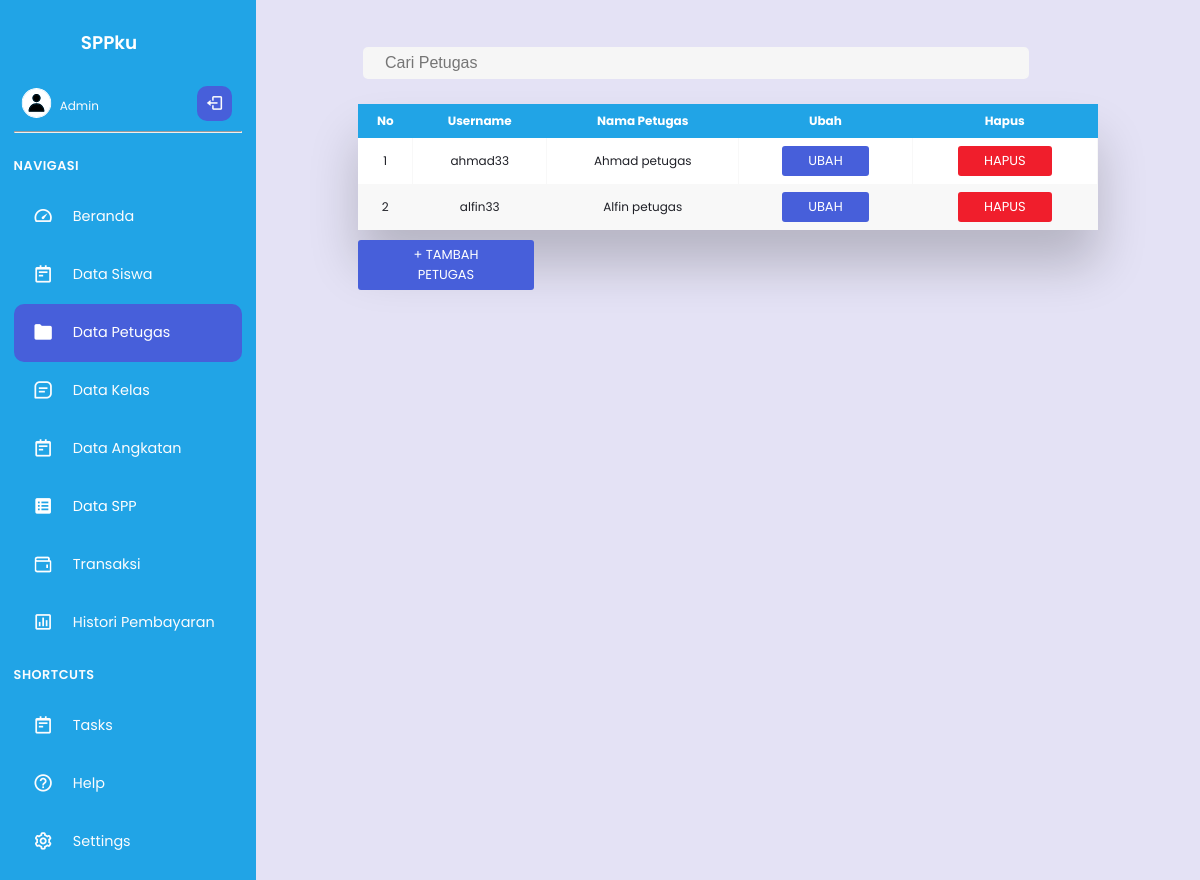
Screenshot of /admin/datapetugas.php with the database file from the repository.
### tables this page shows
CREATE TABLE `petugas` (
  `id_petugas` int(11) NOT NULL,
  `username` varchar(255) NOT NULL,
  `password` varchar(255) NOT NULL,
  `nama_petugas` varchar(255) NOT NULL,
  `level` enum('petugas','admin') NOT NULL
);

### admin/datapetugas.php (the view, shortened to what this page needs)
<!DOCTYPE html>
<html lang="en">
<head>
  <link rel="stylesheet" href="style.css?<?php echo time(); ?>">
  <link href='https://unpkg.com/boxicons@2.0.9/css/boxicons.min.css' rel='stylesheet'>
</head>
<body>
<nav>
    <div class="sidebar-top">
      <h3 class="hide">SPPku</h3>
    </div>
    <div class="sidebar-footer">
      <div class="admin-user tooltip-element" data-tooltip="1">
        <div class="admin-profile hide">
          <img src="gambar/Profile4.svg" alt="" width="30" height="30">
          <div class="admin-info">
            <h5>Admin</h5>
          </div>
        </div>
        <a href="logout.php" class="log-out">
          <i class='bx bx-log-out ' ></i>
        </a>
      </div>
      <hr>
    </div>
    <div class="sidebar-links">
    <h4 class="hide">Navigasi</h4>
      <ul>
      <li class="tooltip-element" data-tooltip="1">
          <a href="index.php" data-active="1">
            <div class="icon">
            <i class='bx bx-tachometer'></i>
            </div>
            <span class="link hide">Beranda</span>
          </a>
        </li>
        <li class="tooltip-element" data-tooltip="0" class="ac">
          <a href="datasiswa.php"  data-active="0">
            <div class="icon">
            <i class='bx bx-notepad'></i>
            </div>
            <span class="link hide">Data Siswa</span>
          </a>
        </li>
        <div class="active-tab">
        <li class="tooltip-element" data-tooltip="0" class="ac">
          <a href="datapetugas.php" class="active" data-active="0">
            <div class="icon">
              <i class='bx bxs-folder'></i>
            </div>
            <span class="link hide">Data Petugas</span>
          </a>
        </li>
        </div>
        <li class="tooltip-element" data-tooltip="2">
          <a href="datakelas.php" data-active="2">
            <div class="icon">
              <i class='bx bx-message-square-detail'></i>
            </div>
            <span class="link hide">Data Kelas</span>
          </a>
        </li>
        <li class="tooltip-element" data-tooltip="0" class="ac">
          <a href="dataangkatan.php"   data-active="0">
            <div class="icon">
            <i class='bx bx-notepad'></i>
            </div>
            <span class="link hide">Data Angkatan</span>
          </a>
        </li>
        <li class="tooltip-element" data-tooltip="0" class="ac">
          <a href="dataspp.php" class="active" data-active="0">
            <div class="icon">
            <i class='bx bxs-spreadsheet' style='color:#ffffff' ></i>
            </div>
            <span class="link hide">Data SPP</span>
          </a>
        </li>
        <li class="tooltip-element" data-tooltip="0">
          <a href="transaksi.php" data-active="4">
            <div class="icon">
            <img style="width:1.3rem; margin-left:19px;"/>
            </div>
            <span class="link hide">Transaksi</span>
          </a>
        </li>
        <li class="tooltip-element" data-tooltip="3">
          <a href="histori.php" data-active="3">
            <div class="icon">
              <i class='bx bx-bar-chart-square'></i>
            </div>
            <span class="link hide">Histori Pembayaran</span>
          </a>
        </li>
      </ul>
      <h4 class="hide">Shortcuts</h4>
      <ul>
        <li class="tooltip-element" data-tooltip="0">
          <a href="#" data-active="4">
            <div class="icon">
              <i class='bx bx-notepad'></i>
            </div>
            <span class="link hide">Tasks</span>
          </a>
        </li>
        <li class="tooltip-element" data-tooltip="1">
          <a href="#" data-active="5">
            <div class="icon">
              <i class='bx bx-help-circle'></i>
            </div>
            <span class="link hide">Help</span>
          </a>
        </li>
        <li class="tooltip-element" data-tooltip="2">
          <a href="#" data-active="6">
            <div class="icon">
              <i class='bx bx-cog'></i>
            </div>
            <span class="link hide">Settings</span>
          </a>
        </li>
      </ul>
    </div>
  </nav>
  <main>
  <form  action="search/searchpet.php" method="get" class="search">
                  <input type="text"  name="cari" placeholder="Cari Petugas">
                </form>
  <?php
        include "koneksi.php";
       $his=mysqli_query($conn, "select * from petugas where level like 'petugas' order by nama_petugas asc limit 20");
       $row = mysqli_num_rows($his);
       if($row==0){
        echo "<h3 style='color:black;text-align:center;' >  Tidak ada Data Petugas</h3>";
        echo "<a href='tambah_petugas.php' class='button-tambah2'>+Tambah Petugas</a>";
      }elseif($row >0){
?>
<div class="table-wrapper">
    <table class="fl-table">
        <thead>
        <tr>
        <th> No </th>
                            <th> Username </th>
                            <th> Nama Petugas </th>
                            <th> Ubah </th>
                            <th> Hapus </th>
        </tr>
        </thead>
        <tbody>
        <?php
$no=0;
while($histori = mysqli_fetch_array($his)){
    $no++;
    $hapus="<td>"."<a href='hapus.php?id_petugas=".$histori['id_petugas']."' onclick='return confirm(\"Apakah anda yakin menghapus data ini?\")' class='button-hapus'>Hapus</a>"."</td>";
    $ubah="<td>"."<a href='ubah_petugas.php?id_petugas=".$histori['id_petugas']."'  class='button-ubah'>Ubah</a>"."</td>";
?>
                          <tr>
                            <td><?=$no?></td>
                            <td><?=$histori['username']?></td>
                            <td><?=$histori['nama_petugas'].$ubah.$hapus?></td>
                          </tr>
                          <?php
}
                          ?>
                        </tbody>
                      </table>
</div>
<a href="tambah_petugas.php" class="button-tambah">+ Tambah Petugas</a>
<?php
      }
?>
  </main>
    </body>
    </html>

### rows the page displays
petugas: username "ahmad33", nama_petugas "Ahmad petugas"
petugas: username "alfin33", nama_petugas "Alfin petugas"
